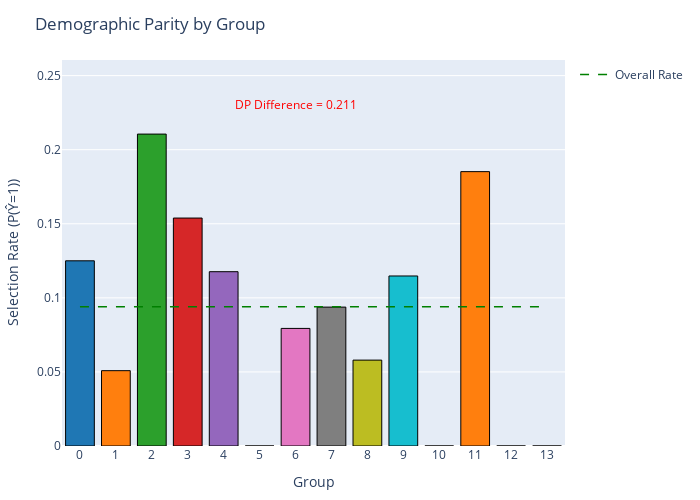

Notebook code for this chart:
### Markdown cell above
* **Selection Rate and Demographic Parity**

### Code cell
plot_demographic_parity(y_true=df_encoded["income"], y_pred=df_encoded["prediction"], sensitive_features=df_encoded["occupation"])

### Figure 1 — Plotly figure (JSON) as saved in the notebook; plotly's stock layout.template omitted (floating-point values rounded to 4 significant figures)
{"data": [{"marker": {"color": ["#1f77b4", "#ff7f0e", "#2ca02c", "#d62728", "#9467bd", "#8c564b", "#e377c2", "#7f7f7f", "#bcbd22", "#17becf", "#1f77b4", "#ff7f0e", "#2ca02c", "#d62728"], "line": {"color": "black", "width": 1}}, "name": "Selection Rate", "showlegend": false, "type": "bar", "x": ["0", "1", "2", "3", "4", "5", "6", "7", "8", "9", "10", "11", "12", "13"], "y": [0.125, 0.05085, 0.2105, 0.1538, 0.1176, 0, 0.07937, 0.09375, 0.05797, 0.1148, 0, 0.1852, 0, 0]}, {"hoverinfo": "skip", "line": {"color": "green", "dash": "dash", "width": 1.5}, "mode": "lines", "name": "Overall Rate", "type": "scatter", "x": ["0", "1", "2", "3", "4", "5", "6", "7", "8", "9", "10", "11", "12", "13"], "y": [0.094, 0.094, 0.094, 0.094, 0.094, 0.094, 0.094, 0.094, 0.094, 0.094, 0.094, 0.094, 0.094, 0.094]}], "layout": {"annotations": [{"font": {"color": "red", "size": 12}, "showarrow": false, "text": "DP Difference = 0.211", "x": "6", "xanchor": "center", "y": 0.2305}], "height": 500, "margin": {"b": 40, "l": 40, "r": 40, "t": 60}, "title": {"text": "Demographic Parity by Group"}, "width": 700, "xaxis": {"title": {"text": "Group"}}, "yaxis": {"range": [0, 0.2605], "title": {"text": "Selection Rate (P(Ŷ=1))"}}}}
